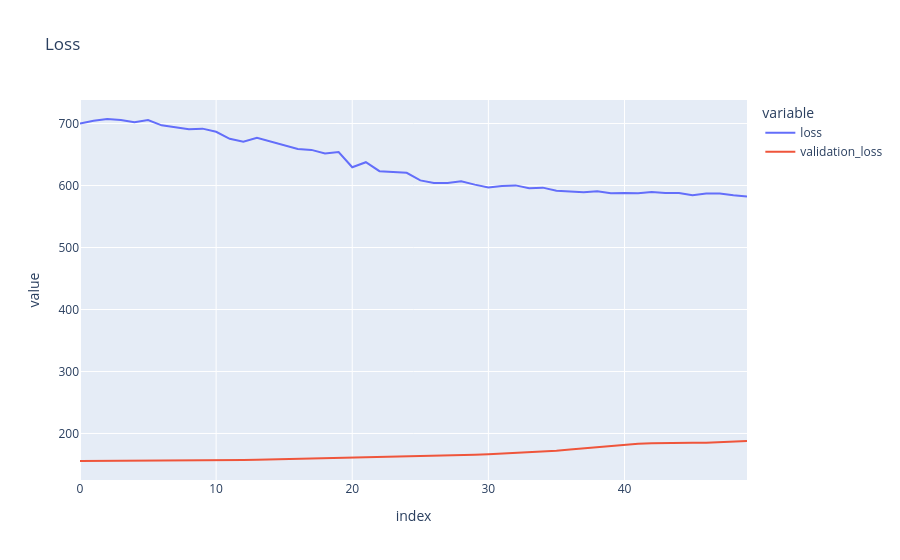
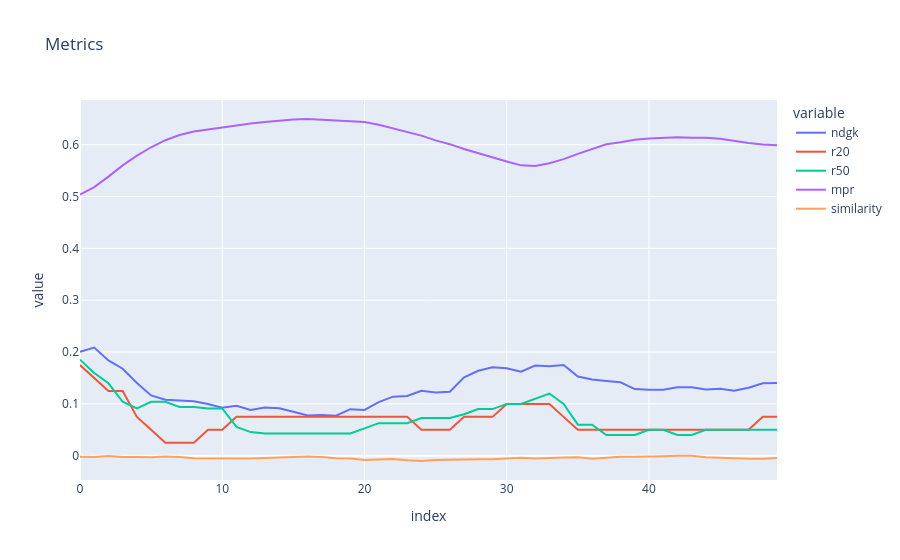

Write notebook code for charts like these, in order.
### Code cell
losses_df = pd.DataFrame([loss_history, validation_loss_history, ndcg_history, r20_history, r50_history, mpr_history, similarity_history]).T
losses_df.columns = ["loss", "validation_loss", "ndgk", "r20", "r50", "mpr", "similarity"]

px.line(losses_df, x=losses_df.index, y=["loss", "validation_loss"], title="Loss").show()
px.line(losses_df, x=losses_df.index, y=["ndgk", "r20", "r50", "mpr", "similarity"], title="Metrics").show()

### Figure 1 — Plotly figure (JSON) as saved in the notebook; plotly's stock layout.template omitted (floating-point values rounded to 4 significant figures)
{"data": [{"hovertemplate": "variable=loss<br>index=%{x}<br>value=%{y}<extra></extra>", "legendgroup": "loss", "line": {"color": "#636efa", "dash": "solid"}, "marker": {"symbol": "circle"}, "mode": "lines", "name": "loss", "orientation": "h", "showlegend": true, "type": "scatter", "x": [0, 1, 2, 3, 4, 5, 6, 7, 8, 9, 10, 11, 12, 13, 14, 15, 16, 17, 18, 19, 20, 21, 22, 23, 24, 25, 26, 27, 28, 29, 30, 31, 32, 33, 34, 35, 36, 37, 38, 39, 40, 41, 42, 43, 44, 45, 46, 47, 48, 49], "xaxis": "x", "y": [699.9, 704.4, 707.3, 705.8, 702.2, 705.6, 697.0, 694.1, 691.0, 691.8, 686.7, 675.3, 670.7, 677.0, 671.0, 664.9, 659.0, 657.5, 651.5, 653.9, 629.5, 637.6, 623.2, 621.7, 620.4, 608.2, 604.3, 604.2, 607.0, 601.4, 596.7, 599.3, 600.2, 595.8, 596.6, 591.5, 590.4, 589.0, 590.8, 587.6, 588.1, 587.4, 589.5, 587.9, 588.1, 584.3, 587.0, 587.3, 584.5, 582.3], "yaxis": "y"}, {"hovertemplate": "variable=validation_loss<br>index=%{x}<br>value=%{y}<extra></extra>", "legendgroup": "validation_loss", "line": {"color": "#EF553B", "dash": "solid"}, "marker": {"symbol": "circle"}, "mode": "lines", "name": "validation_loss", "orientation": "h", "showlegend": true, "type": "scatter", "x": [0, 1, 2, 3, 4, 5, 6, 7, 8, 9, 10, 11, 12, 13, 14, 15, 16, 17, 18, 19, 20, 21, 22, 23, 24, 25, 26, 27, 28, 29, 30, 31, 32, 33, 34, 35, 36, 37, 38, 39, 40, 41, 42, 43, 44, 45, 46, 47, 48, 49], "xaxis": "x", "y": [155.6, 155.6, 155.7, 155.8, 155.9, 155.9, 156.1, 156.2, 156.3, 156.5, 156.7, 157.0, 157.3, 157.6, 158.1, 158.5, 159.1, 159.6, 160.3, 160.9, 161.6, 162.2, 162.7, 163.0, 163.3, 163.7, 164.1, 164.5, 165.0, 165.7, 166.4, 167.5, 168.5, 169.6, 170.8, 172.3, 174.1, 176.0, 178.0, 179.8, 181.6, 183.3, 184.3, 184.9, 185.0, 184.9, 185.1, 185.9, 187.0, 187.9], "yaxis": "y"}], "layout": {"legend": {"title": {"text": "variable"}, "tracegroupgap": 0}, "title": {"text": "Loss"}, "xaxis": {"anchor": "y", "domain": [0, 1], "title": {"text": "index"}}, "yaxis": {"anchor": "x", "domain": [0, 1], "title": {"text": "value"}}}}

### Figure 2 — Plotly figure (JSON) as saved in the notebook; plotly's stock layout.template omitted (floating-point values rounded to 4 significant figures)
{"data": [{"hovertemplate": "variable=ndgk<br>index=%{x}<br>value=%{y}<extra></extra>", "legendgroup": "ndgk", "line": {"color": "#636efa", "dash": "solid"}, "marker": {"symbol": "circle"}, "mode": "lines", "name": "ndgk", "orientation": "h", "showlegend": true, "type": "scatter", "x": [0, 1, 2, 3, 4, 5, 6, 7, 8, 9, 10, 11, 12, 13, 14, 15, 16, 17, 18, 19, 20, 21, 22, 23, 24, 25, 26, 27, 28, 29, 30, 31, 32, 33, 34, 35, 36, 37, 38, 39, 40, 41, 42, 43, 44, 45, 46, 47, 48, 49], "xaxis": "x", "y": [0.2007, 0.2088, 0.1839, 0.1679, 0.1403, 0.1163, 0.1079, 0.1068, 0.1053, 0.0998, 0.09282, 0.09644, 0.08848, 0.09305, 0.09141, 0.08486, 0.0775, 0.07838, 0.07724, 0.08977, 0.08848, 0.1034, 0.114, 0.1152, 0.1255, 0.122, 0.1234, 0.1512, 0.1639, 0.1705, 0.1689, 0.162, 0.174, 0.1726, 0.175, 0.1529, 0.147, 0.1442, 0.1416, 0.1286, 0.1271, 0.1273, 0.1322, 0.1322, 0.1278, 0.1293, 0.1254, 0.1312, 0.1398, 0.1403], "yaxis": "y"}, {"hovertemplate": "variable=r20<br>index=%{x}<br>value=%{y}<extra></extra>", "legendgroup": "r20", "line": {"color": "#EF553B", "dash": "solid"}, "marker": {"symbol": "circle"}, "mode": "lines", "name": "r20", "orientation": "h", "showlegend": true, "type": "scatter", "x": [0, 1, 2, 3, 4, 5, 6, 7, 8, 9, 10, 11, 12, 13, 14, 15, 16, 17, 18, 19, 20, 21, 22, 23, 24, 25, 26, 27, 28, 29, 30, 31, 32, 33, 34, 35, 36, 37, 38, 39, 40, 41, 42, 43, 44, 45, 46, 47, 48, 49], "xaxis": "x", "y": [0.175, 0.15, 0.125, 0.125, 0.075, 0.05, 0.025, 0.025, 0.025, 0.05, 0.05, 0.075, 0.075, 0.075, 0.075, 0.075, 0.075, 0.075, 0.075, 0.075, 0.075, 0.075, 0.075, 0.075, 0.05, 0.05, 0.05, 0.075, 0.075, 0.075, 0.1, 0.1, 0.1, 0.1, 0.075, 0.05, 0.05, 0.05, 0.05, 0.05, 0.05, 0.05, 0.05, 0.05, 0.05, 0.05, 0.05, 0.05, 0.075, 0.075], "yaxis": "y"}, {"hovertemplate": "variable=r50<br>index=%{x}<br>value=%{y}<extra></extra>", "legendgroup": "r50", "line": {"color": "#00cc96", "dash": "solid"}, "marker": {"symbol": "circle"}, "mode": "lines", "name": "r50", "orientation": "h", "showlegend": true, "type": "scatter", "x": [0, 1, 2, 3, 4, 5, 6, 7, 8, 9, 10, 11, 12, 13, 14, 15, 16, 17, 18, 19, 20, 21, 22, 23, 24, 25, 26, 27, 28, 29, 30, 31, 32, 33, 34, 35, 36, 37, 38, 39, 40, 41, 42, 43, 44, 45, 46, 47, 48, 49], "xaxis": "x", "y": [0.1854, 0.1597, 0.1397, 0.1041, 0.09128, 0.1041, 0.1041, 0.0941, 0.0941, 0.09128, 0.09128, 0.05564, 0.04564, 0.04282, 0.04282, 0.04282, 0.04282, 0.04282, 0.04282, 0.04282, 0.05282, 0.06282, 0.06282, 0.06282, 0.07282, 0.07282, 0.07282, 0.08, 0.09, 0.09, 0.1, 0.1, 0.11, 0.12, 0.1, 0.06, 0.06, 0.04, 0.04, 0.04, 0.05, 0.05, 0.04, 0.04, 0.05, 0.05, 0.05, 0.05, 0.05, 0.05], "yaxis": "y"}, {"hovertemplate": "variable=mpr<br>index=%{x}<br>value=%{y}<extra></extra>", "legendgroup": "mpr", "line": {"color": "#ab63fa", "dash": "solid"}, "marker": {"symbol": "circle"}, "mode": "lines", "name": "mpr", "orientation": "h", "showlegend": true, "type": "scatter", "x": [0, 1, 2, 3, 4, 5, 6, 7, 8, 9, 10, 11, 12, 13, 14, 15, 16, 17, 18, 19, 20, 21, 22, 23, 24, 25, 26, 27, 28, 29, 30, 31, 32, 33, 34, 35, 36, 37, 38, 39, 40, 41, 42, 43, 44, 45, 46, 47, 48, 49], "xaxis": "x", "y": [0.5038, 0.5182, 0.5384, 0.5601, 0.5789, 0.5951, 0.6087, 0.6187, 0.6253, 0.6294, 0.6334, 0.6381, 0.6408, 0.6438, 0.6465, 0.6487, 0.6496, 0.6485, 0.6475, 0.6458, 0.6438, 0.6384, 0.6316, 0.625, 0.6175, 0.6083, 0.6011, 0.5918, 0.5834, 0.5754, 0.5677, 0.5602, 0.5591, 0.5643, 0.5721, 0.5824, 0.5921, 0.601, 0.6047, 0.6096, 0.6118, 0.6137, 0.6142, 0.6135, 0.6135, 0.6113, 0.6072, 0.6033, 0.6004, 0.5987], "yaxis": "y"}, {"hovertemplate": "variable=similarity<br>index=%{x}<br>value=%{y}<extra></extra>", "legendgroup": "similarity", "line": {"color": "#FFA15A", "dash": "solid"}, "marker": {"symbol": "circle"}, "mode": "lines", "name": "similarity", "orientation": "h", "showlegend": true, "type": "scatter", "x": [0, 1, 2, 3, 4, 5, 6, 7, 8, 9, 10, 11, 12, 13, 14, 15, 16, 17, 18, 19, 20, 21, 22, 23, 24, 25, 26, 27, 28, 29, 30, 31, 32, 33, 34, 35, 36, 37, 38, 39, 40, 41, 42, 43, 44, 45, 46, 47, 48, 49], "xaxis": "x", "y": [-0.001733, -0.002334, -0.0004495, -0.002373, -0.002331, -0.002751, -0.001644, -0.002253, -0.004597, -0.004399, -0.005174, -0.005131, -0.005308, -0.004383, -0.003339, -0.002548, -0.001675, -0.002589, -0.005002, -0.005462, -0.008203, -0.007376, -0.006346, -0.008609, -0.01013, -0.008207, -0.007321, -0.006459, -0.006824, -0.006517, -0.005433, -0.00378, -0.005429, -0.00367, -0.003309, -0.002913, -0.005747, -0.003641, -0.002001, -0.002128, -0.001947, -0.001196, -0.0001319, -0.0002435, -0.002676, -0.003871, -0.005772, -0.005825, -0.005966, -0.004182], "yaxis": "y"}], "layout": {"legend": {"title": {"text": "variable"}, "tracegroupgap": 0}, "title": {"text": "Metrics"}, "xaxis": {"anchor": "y", "domain": [0, 1], "title": {"text": "index"}}, "yaxis": {"anchor": "x", "domain": [0, 1], "title": {"text": "value"}}}}
